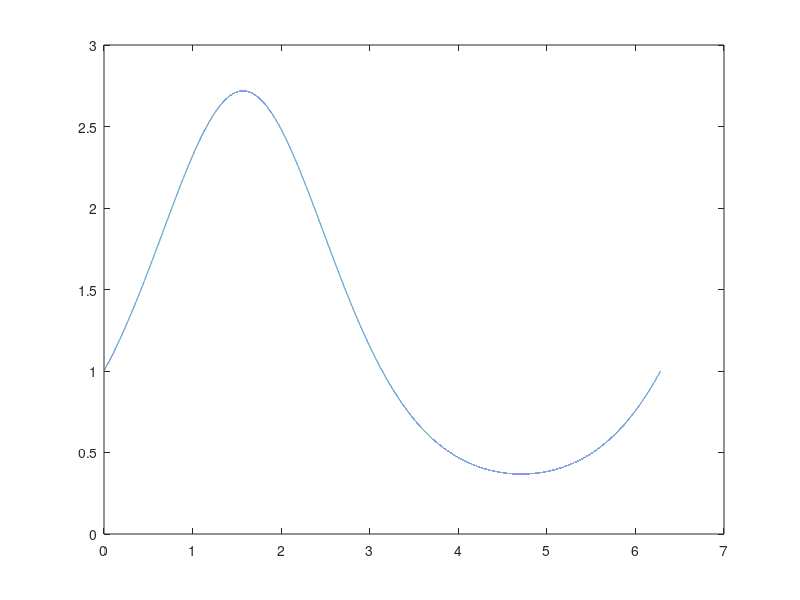

This figure's MATLAB source: (Note: this script raises an error after producing the figure.)
n = 11;
error = zeros((n-1)/2, 1);
xx = (0:1e-4:2*pi)';
plot(xx, exp(sin(xx)));
hold on;
for i = 1:2:n
    t = (0:(2*pi/(i-1)):2*pi)';
    y = exp(sin(t));
    yy = trigonometric(t, y, xx);
    error((i+1)/2) = max(abs(yy-exp(sin(xx))));
    plot(xx, yy);
    hold on;
end
legend('f', 'n=1', 'n=3', 'n=5', 'n=7', 'n=9', 'n=11', 'Location', 'Best');